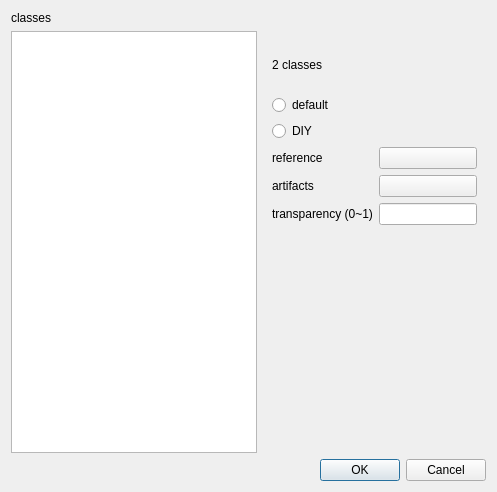
<?xml version="1.0" encoding="UTF-8"?>
<ui version="4.0">
 <class>Patches</class>
 <widget class="QDialog" name="Patches">
  <property name="geometry">
   <rect>
    <x>0</x>
    <y>0</y>
    <width>497</width>
    <height>492</height>
   </rect>
  </property>
  <property name="windowTitle">
   <string>Colors</string>
  </property>
  <layout class="QVBoxLayout" name="verticalLayout">
   <item>
    <layout class="QGridLayout" name="gridLayout">
     <item row="0" column="0">
      <widget class="QLabel" name="label_23">
       <property name="frameShadow">
        <enum>QFrame::Raised</enum>
       </property>
       <property name="text">
        <string>classes</string>
       </property>
      </widget>
     </item>
     <item row="1" column="0">
      <widget class="QListWidget" name="listWidget">
       <property name="sizePolicy">
        <sizepolicy hsizetype="Expanding" vsizetype="Expanding">
         <horstretch>0</horstretch>
         <verstretch>0</verstretch>
        </sizepolicy>
       </property>
      </widget>
     </item>
     <item row="1" column="1">
      <widget class="QStackedWidget" name="stackedWidget">
       <property name="sizePolicy">
        <sizepolicy hsizetype="Maximum" vsizetype="Preferred">
         <horstretch>0</horstretch>
         <verstretch>0</verstretch>
        </sizepolicy>
       </property>
       <property name="currentIndex">
        <number>0</number>
       </property>
       <widget class="QWidget" name="page">
        <layout class="QVBoxLayout" name="verticalLayout_4">
         <item>
          <layout class="QGridLayout" name="gridLayout_3">
           <item row="7" column="1">
            <widget class="QLabel" name="label_27">
             <property name="text">
              <string/>
             </property>
            </widget>
           </item>
           <item row="3" column="1">
            <widget class="QPushButton" name="b_21">
             <property name="text">
              <string/>
             </property>
            </widget>
           </item>
           <item row="5" column="0">
            <widget class="QLabel" name="label_15">
             <property name="text">
              <string>transparency (0~1)</string>
             </property>
            </widget>
           </item>
           <item row="0" column="0">
            <widget class="QLabel" name="label_17">
             <property name="text">
              <string>2 classes</string>
             </property>
            </widget>
           </item>
           <item row="4" column="1">
            <widget class="QPushButton" name="b_22">
             <property name="text">
              <string/>
             </property>
            </widget>
           </item>
           <item row="2" column="0">
            <widget class="QRadioButton" name="t2">
             <property name="text">
              <string>DIY</string>
             </property>
            </widget>
           </item>
           <item row="4" column="0">
            <widget class="QLabel" name="label_16">
             <property name="text">
              <string>artifacts</string>
             </property>
            </widget>
           </item>
           <item row="3" column="0">
            <widget class="QLabel" name="label_14">
             <property name="text">
              <string>reference</string>
             </property>
            </widget>
           </item>
           <item row="1" column="0">
            <widget class="QRadioButton" name="t1">
             <property name="text">
              <string>default</string>
             </property>
            </widget>
           </item>
           <item row="5" column="1">
            <widget class="QLineEdit" name="trans1"/>
           </item>
           <item row="9" column="0">
            <widget class="QLabel" name="label_19">
             <property name="text">
              <string/>
             </property>
            </widget>
           </item>
           <item row="7" column="0">
            <widget class="QLabel" name="label_26">
             <property name="text">
              <string/>
             </property>
            </widget>
           </item>
           <item row="9" column="1">
            <widget class="QLabel" name="label_20">
             <property name="text">
              <string/>
             </property>
            </widget>
           </item>
           <item row="8" column="1">
            <widget class="QLabel" name="label_25">
             <property name="text">
              <string/>
             </property>
            </widget>
           </item>
           <item row="8" column="0">
            <widget class="QLabel" name="label_24">
             <property name="text">
              <string/>
             </property>
            </widget>
           </item>
           <item row="6" column="0">
            <widget class="QLabel" name="label_28">
             <property name="text">
              <string/>
             </property>
            </widget>
           </item>
           <item row="6" column="1">
            <widget class="QLabel" name="label_29">
             <property name="text">
              <string/>
             </property>
            </widget>
           </item>
          </layout>
         </item>
        </layout>
       </widget>
       <widget class="QWidget" name="page_2">
        <layout class="QVBoxLayout" name="verticalLayout_2">
         <item>
          <layout class="QGridLayout" name="ggglayout">
           <item row="7" column="0">
            <widget class="QLabel" name="label_34">
             <property name="text">
              <string/>
             </property>
            </widget>
           </item>
           <item row="2" column="0">
            <widget class="QRadioButton" name="i2">
             <property name="text">
              <string>DIY</string>
             </property>
            </widget>
           </item>
           <item row="4" column="0">
            <widget class="QLabel" name="label_2">
             <property name="text">
              <string>shim</string>
             </property>
            </widget>
           </item>
           <item row="3" column="0">
            <widget class="QLabel" name="label">
             <property name="text">
              <string>movement</string>
             </property>
            </widget>
           </item>
           <item row="1" column="0">
            <widget class="QRadioButton" name="i1">
             <property name="text">
              <string>default</string>
             </property>
            </widget>
           </item>
           <item row="0" column="0">
            <widget class="QLabel" name="label_21">
             <property name="text">
              <string>8 classes</string>
             </property>
            </widget>
           </item>
           <item row="3" column="1">
            <widget class="QComboBox" name="cb_81">
             <item>
              <property name="text">
               <string>//</string>
              </property>
             </item>
             <item>
              <property name="text">
               <string>\\</string>
              </property>
             </item>
             <item>
              <property name="text">
               <string>XX</string>
              </property>
             </item>
             <item>
              <property name="text">
               <string>--</string>
              </property>
             </item>
             <item>
              <property name="text">
               <string>**</string>
              </property>
             </item>
            </widget>
           </item>
           <item row="5" column="1">
            <widget class="QComboBox" name="cb_83">
             <item>
              <property name="text">
               <string>//</string>
              </property>
             </item>
             <item>
              <property name="text">
               <string>\\</string>
              </property>
             </item>
             <item>
              <property name="text">
               <string>XX</string>
              </property>
             </item>
             <item>
              <property name="text">
               <string>--</string>
              </property>
             </item>
             <item>
              <property name="text">
               <string>**</string>
              </property>
             </item>
            </widget>
           </item>
           <item row="5" column="0">
            <widget class="QLabel" name="label_3">
             <property name="text">
              <string>noise</string>
             </property>
            </widget>
           </item>
           <item row="4" column="1">
            <widget class="QComboBox" name="cb_82">
             <item>
              <property name="text">
               <string>//</string>
              </property>
             </item>
             <item>
              <property name="text">
               <string>\\</string>
              </property>
             </item>
             <item>
              <property name="text">
               <string>XX</string>
              </property>
             </item>
             <item>
              <property name="text">
               <string>--</string>
              </property>
             </item>
             <item>
              <property name="text">
               <string>**</string>
              </property>
             </item>
            </widget>
           </item>
           <item row="8" column="1">
            <widget class="QLabel" name="label_33">
             <property name="text">
              <string/>
             </property>
            </widget>
           </item>
           <item row="9" column="0">
            <widget class="QLabel" name="label_30">
             <property name="text">
              <string/>
             </property>
            </widget>
           </item>
           <item row="7" column="1">
            <widget class="QLabel" name="label_35">
             <property name="text">
              <string/>
             </property>
            </widget>
           </item>
           <item row="9" column="1">
            <widget class="QLabel" name="label_31">
             <property name="text">
              <string/>
             </property>
            </widget>
           </item>
           <item row="6" column="0">
            <widget class="QLabel" name="label_36">
             <property name="text">
              <string/>
             </property>
            </widget>
           </item>
           <item row="6" column="1">
            <widget class="QLabel" name="label_37">
             <property name="text">
              <string/>
             </property>
            </widget>
           </item>
          </layout>
         </item>
        </layout>
       </widget>
       <widget class="QWidget" name="page_3">
        <layout class="QVBoxLayout" name="verticalLayout_3">
         <item>
          <layout class="QGridLayout" name="gridLayout_2">
           <item row="9" column="1">
            <widget class="QComboBox" name="cb_111">
             <item>
              <property name="text">
               <string>//</string>
              </property>
             </item>
             <item>
              <property name="text">
               <string>\\</string>
              </property>
             </item>
             <item>
              <property name="text">
               <string>XX</string>
              </property>
             </item>
             <item>
              <property name="text">
               <string>--</string>
              </property>
             </item>
             <item>
              <property name="text">
               <string>**</string>
              </property>
             </item>
            </widget>
           </item>
           <item row="1" column="0">
            <widget class="QRadioButton" name="e1">
             <property name="text">
              <string>default</string>
             </property>
            </widget>
           </item>
           <item row="3" column="0">
            <widget class="QLabel" name="label_5">
             <property name="text">
              <string>t1 head</string>
             </property>
            </widget>
           </item>
           <item row="4" column="1">
            <widget class="QPushButton" name="b_112">
             <property name="text">
              <string/>
             </property>
            </widget>
           </item>
           <item row="4" column="0">
            <widget class="QLabel" name="label_6">
             <property name="text">
              <string>t1 abdomen</string>
             </property>
            </widget>
           </item>
           <item row="8" column="0">
            <widget class="QLabel" name="label_10">
             <property name="text">
              <string>transparency (0~1)</string>
             </property>
            </widget>
           </item>
           <item row="11" column="1">
            <widget class="QComboBox" name="cb_113">
             <item>
              <property name="text">
               <string>//</string>
              </property>
             </item>
             <item>
              <property name="text">
               <string>\\</string>
              </property>
             </item>
             <item>
              <property name="text">
               <string>XX</string>
              </property>
             </item>
             <item>
              <property name="text">
               <string>--</string>
              </property>
             </item>
             <item>
              <property name="text">
               <string>**</string>
              </property>
             </item>
            </widget>
           </item>
           <item row="5" column="0">
            <widget class="QLabel" name="label_7">
             <property name="text">
              <string>t2 abdomen</string>
             </property>
            </widget>
           </item>
           <item row="6" column="1">
            <widget class="QPushButton" name="b_114">
             <property name="text">
              <string/>
             </property>
            </widget>
           </item>
           <item row="10" column="1">
            <widget class="QComboBox" name="cb_112">
             <item>
              <property name="text">
               <string>//</string>
              </property>
             </item>
             <item>
              <property name="text">
               <string>\\</string>
              </property>
             </item>
             <item>
              <property name="text">
               <string>XX</string>
              </property>
             </item>
             <item>
              <property name="text">
               <string>--</string>
              </property>
             </item>
             <item>
              <property name="text">
               <string>**</string>
              </property>
             </item>
            </widget>
           </item>
           <item row="5" column="1">
            <widget class="QPushButton" name="b_113">
             <property name="text">
              <string/>
             </property>
            </widget>
           </item>
           <item row="7" column="1">
            <widget class="QPushButton" name="b_115">
             <property name="text">
              <string/>
             </property>
            </widget>
           </item>
           <item row="3" column="1">
            <widget class="QPushButton" name="b_111">
             <property name="text">
              <string/>
             </property>
            </widget>
           </item>
           <item row="10" column="0">
            <widget class="QLabel" name="label_13">
             <property name="text">
              <string>shim</string>
             </property>
            </widget>
           </item>
           <item row="0" column="0">
            <widget class="QLabel" name="label_4">
             <property name="text">
              <string>11 classes</string>
             </property>
            </widget>
           </item>
           <item row="7" column="0">
            <widget class="QLabel" name="label_9">
             <property name="text">
              <string>t2 liver</string>
             </property>
            </widget>
           </item>
           <item row="2" column="0">
            <widget class="QRadioButton" name="e2">
             <property name="text">
              <string>DIY</string>
             </property>
            </widget>
           </item>
           <item row="9" column="0">
            <widget class="QLabel" name="label_12">
             <property name="text">
              <string>movement</string>
             </property>
            </widget>
           </item>
           <item row="8" column="1">
            <widget class="QLineEdit" name="trans3"/>
           </item>
           <item row="11" column="0">
            <widget class="QLabel" name="label_22">
             <property name="text">
              <string>both</string>
             </property>
            </widget>
           </item>
           <item row="6" column="0">
            <widget class="QLabel" name="label_8">
             <property name="text">
              <string>t1 liver</string>
             </property>
            </widget>
           </item>
           <item row="12" column="0">
            <widget class="QLabel" name="label_11">
             <property name="text">
              <string/>
             </property>
            </widget>
           </item>
           <item row="12" column="1">
            <widget class="QLabel" name="label_18">
             <property name="text">
              <string/>
             </property>
            </widget>
           </item>
          </layout>
         </item>
        </layout>
       </widget>
      </widget>
     </item>
    </layout>
   </item>
   <item>
    <widget class="QDialogButtonBox" name="buttonBox">
     <property name="orientation">
      <enum>Qt::Horizontal</enum>
     </property>
     <property name="standardButtons">
      <set>QDialogButtonBox::Cancel|QDialogButtonBox::Ok</set>
     </property>
    </widget>
   </item>
  </layout>
 </widget>
 <resources/>
 <connections>
  <connection>
   <sender>buttonBox</sender>
   <signal>accepted()</signal>
   <receiver>Patches</receiver>
   <slot>accept()</slot>
   <hints>
    <hint type="sourcelabel">
     <x>248</x>
     <y>254</y>
    </hint>
    <hint type="destinationlabel">
     <x>157</x>
     <y>274</y>
    </hint>
   </hints>
  </connection>
  <connection>
   <sender>buttonBox</sender>
   <signal>rejected()</signal>
   <receiver>Patches</receiver>
   <slot>reject()</slot>
   <hints>
    <hint type="sourcelabel">
     <x>316</x>
     <y>260</y>
    </hint>
    <hint type="destinationlabel">
     <x>286</x>
     <y>274</y>
    </hint>
   </hints>
  </connection>
 </connections>
</ui>
